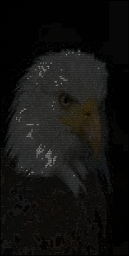
#> input picture output_files/Eagle_output.png, 129 x 256 px, shrunk from 2727 x 5399 before the run; its folder holds only this picture in this run
$ python main.py --image output_files/Eagle_output.png --font output_files/Eagle_output.png
#> lines starting #> are read from the running program, lines starting #| are printed output that depends on the picture
#> in main, image is the input picture: PIL image 129x256 RGB; mean R, G, B 18.6, 18.3, 16.8
### progress_bar.py
import sys

class ProgressBar:
    """
    A simple text-based progress bar that updates dynamically in the console.

    Attributes:
        name (str, optional): Label for the progress bar (default: Loading).
        bar_width (int, optional): Total width of the progress bar in characters (default: 20).
        fill_char (str, optional): Character representing completed progress (default: █).
        empty_char (str, optional): Character representing remaining progress (default: ▒).
        bar_ends (tuple, optional): Characters enclosing the progress bar (e.g., brackets) (default: ([, ])).
        total (int, optional): The total value representing 100% completion (default: 100).
        progress (int, optional): The current progress value (default: 0).
    """

    def __init__(self, name="Loading", bar_width=20, fill_char="█", empty_char="▒", bar_ends=("[", "]"), progress=0, total=100):
        self.name = name
        self.bar_width = bar_width
        self.fill_char = fill_char
        self.empty_char = empty_char
        self.bar_ends = bar_ends
        self.total = total
        self.progress = progress


    def advance(self, step=1) -> None:
        """
        Increases progress by a given step, ensuring it does not exceed total.

        Args:
            step (int, optional): Amount to increment the progress (default: 1).

        Returns:
            None.
        """

        self.progress = min(self.progress + step, self.total)  # Prevent overflow


    def render(self, show_percentage=True) -> str:
        """
        Updates and displays the progress bar in the console.

        Args:
            show_percentage (bool, optional): Whether to display the current progress as a percentage (default: True).

        Returns:
            str: A string representation of the progress bar with optional percentage or fraction display.
            Returns an empty string if total is less than or equal to zero.

        """

        if self.total <= 0:
            return ""

        progress_ratio = self.progress / self.total
        filled_length = round(progress_ratio * self.bar_width)  # Number of filled characters
        empty_length = self.bar_width - filled_length  # Remaining characters

        # Construct the visual bar
        progress_bar = f"{self.bar_ends[0]}{self.fill_char * filled_length}{self.empty_char * empty_length}{self.bar_ends[1]}"

        # Format progress display
        progress_display = f"{progress_ratio * 100:.1f}%" if show_percentage else f"{self.progress}/{self.total}"

        # Return the progress bar
        return f"{self.name}: {progress_bar} {progress_display}"


    def update(self, step=1, show_percentage=True) -> None:
        """
        Updates and displays the progress bar in the console.

        Args:
            step (int, optional): Amount to increment the progress (default: 1).
            show_percentage (bool, optional): Whether to display the current progress as a percentage (default: True).

        Returns:
            None.
        """

        # Advance progress before updating the display
        self.advance(step)

        # Use carriage return '\r' to overwrite the same line
        sys.stdout.write(f"\r{self.render(show_percentage)}")
        sys.stdout.flush()

        # If task is completed, print a new line to start fresh for next task
        if self.progress >= self.total:
            print()

### main.py
"""
Program Name: Colored Ascii Art Generator
Author: woodsj1206 (https://github.com/woodsj1206)
Description: This program converts an image into colored ascii art.
Date Created: 3/7/25
Last Modified: 3/11/25
"""

import argparse
from PIL import Image, ImageOps, ImageDraw, ImageFont
from progress_bar import ProgressBar

# ASCII character gradient from darkest (space) to lightest (0)
ASCII_CHARS = (
    "   ...,,,___---~~~```'''\"\"\"^^^***:::;;;!!!???<<<>>>+++((())){{{}}}[[[]]]///\\\\\\|||111iiilllffftttjjjCCCUUULLLIIIVVV77TTJJYY222SSSZZZvvvssszzzxxxrrrcccuuuoooeeeaaapppqqqyyygggnnnwwwmmmbbbdddkkkhhhDDDOOOQQQAAAFFFHHH334455XX66GGKKEEPPRR88BB99NNWWMM&&%%##@@@000"
)


def convert_image_to_colored_ascii(image: Image.Image) -> list[list[str]]:
    """
    Converts an image to colored ASCII art.

    Args:
        image (PIL.Image.Image): PIL Image object (RGB).

    Returns:
        list[list[str]]: 2D list of ANSI-colored ASCII characters.

    """

    # Convert image to grayscale
    grayscale_img = ImageOps.grayscale(image)
    width, height = image.size
#> width = 129; height = 256

    grayscale_pixels = grayscale_img.load()
    color_pixels = image.load()

    # Create ASCII art array
    ascii_array = [[""] * width for _ in range(height)]

    # Create a progress bar
    progress_bar = ProgressBar("Coverting Image To Colored Ascii", total=height * width)

    for i in range(0, width):
      for j in range(0, height):
        grayscale_value = grayscale_pixels[i, j]
        r, g, b = color_pixels[i, j]
        ascii_array[j][i] = (ASCII_CHARS[int(grayscale_value % len(ASCII_CHARS))], r, g, b)
        progress_bar.update()

    return ascii_array


def display_colored_ascii(ascii_art: list[list[str]]) -> None:
    """
    Prints a colored ASCII image to the console using ANSI escape codes.

    Args:
        ascii_art (list[list[str]]): A 2D list where each element is a tuple (char, r, g, b).
                          - char: ASCII character.
                          - r, g, b: RGB color values (0-255).

    Returns:
        None. Prints the colored ASCII image to the console.

    """

    for row in ascii_art:
        for char, r, g, b in row:
            print(rgb_char(char, r, g, b), end="")  # Print colored character without newline
        print()  # Move to the next line after printing a row


def rgb_char(char: str, r: int, g: int, b: int) -> str:
    """
    Colors an ASCII character using ANSI escape codes.

    Args:
        char (str): ASCII character.
        r (int): Red (0-255).
        g (int): Green (0-255).
        b (int): Blue (0-255).

    Returns:
        str: ANSI-colored ASCII character string.

    """

    return f"\033[38;2;{r};{g};{b}m{char}\033[0m"


def save_ascii_as_image(image: Image.Image, ascii_array: list[list[str]], font_path: str, output_path="ascii_image", font_size=12, bg_color=(0, 0, 0), width_spacing=0, height_spacing=0) -> None:
    """
    Saves the colored ASCII output as an image.

    Args:
        image (PIL.Image.Image): PIL Image object (RGB).
        ascii_array (list[list[str]]): 2D list of ANSI-colored ASCII characters to be rendered onto the output image.
        font_path (str): Path to the TrueType (.ttf) font file to use for rendering the ASCII characters.
        output_path (str, optional): Filename (without extension) for saving the output image (default: "ascii_image").
        font_size (int, optional): Size of the font to be used when drawing each ASCII character (default: 12).
        bg_color (tuple, optional): Background color of the output image, provided as an RGB tuple (default: black, (0, 0, 0)).
        width_spacing (int, optional): Horizontal spacing between ASCII characters (default: 0).
        height_spacing (int, optional): Vertical spacing between lines of ASCII characters (default: 0).

    Returns:
        None. The function saves the rendered image to the specified output path.

    """
#> called with font_path = 'output_files/Eagle_output.png', output_path = 'Eagle_output', font_size = 12, bg_color = (0, 0, 0), width_spacing = 0, height_spacing = 0

    # Load a font
    font = ImageFont.truetype(font_path, font_size)

    max_char_width = 0
    max_char_height = 0

    # Get character dimensions
    for char in ASCII_CHARS:
      bbox = font.getbbox(char, anchor="mm")  # Bounding box (left, top, right, bottom)
      max_char_width = max(max_char_width, (bbox[2] - bbox[0]))  # Width
      max_char_height = max(max_char_height, bbox[3] - bbox[1] + 2)  # Height

    width, height = image.size

    # Create a new image with a solid background
    img = Image.new("RGB",
                    (max_char_width + width * (max_char_width + width_spacing), max_char_height + height * (max_char_height + height_spacing)),
                    bg_color)
#> img: PIL image 1560x3598 RGB; every value is 0
    draw = ImageDraw.Draw(img)

    # Create a progress bar
    progress_bar = ProgressBar("Creating Image", total=height * width)

    # Draw ASCII characters
    for y, row in enumerate(ascii_array):
        for x, (char, r, g, b) in enumerate(row):  # row[x] contains (char, r, g, b)
            draw.text((max_char_width + x * (max_char_width + width_spacing), max_char_height + y * (max_char_height + height_spacing)),
                      char,
                      font=font,
                      fill=(r, g, b),
                      anchor="mm"
                      )
            progress_bar.update()


    # Save the image
    file_path = f"output_files/{output_path}_output.png"
    img.save(file_path)
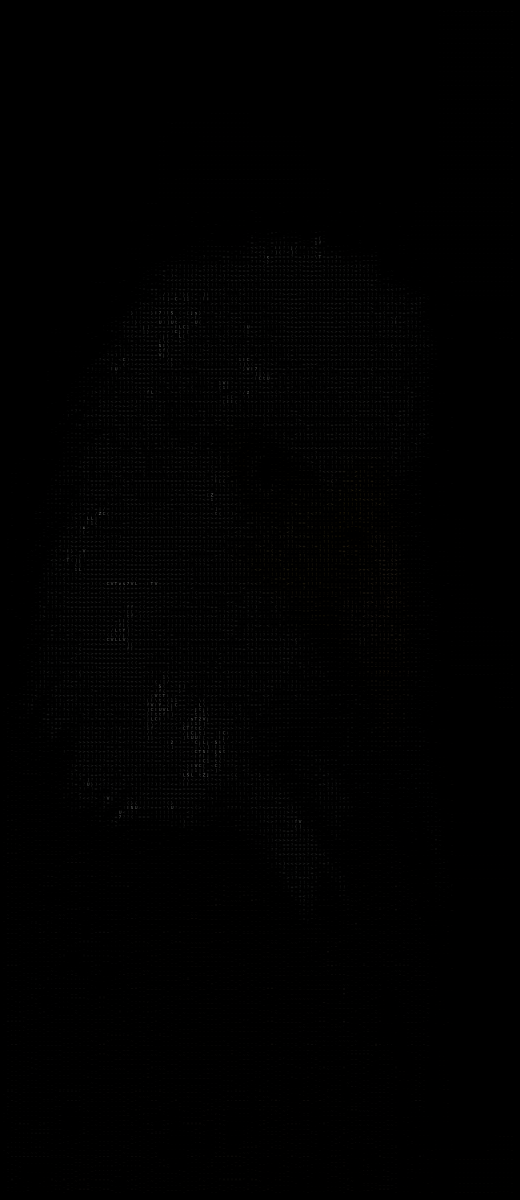
#> saved as Eagle_output_output.png: PIL image 1560x3598 RGB (shown at 1/3 size); mean R, G, B 1, 1, 0.9
    print(f"Done: ASCII image saved as {output_path}_output.png")


def main():
    # Argument parser setup
    parser = argparse.ArgumentParser(description="Convert an image into colored ASCII art.")
    parser.add_argument("--print", action="store_true", help="Display the ASCII art in the console.")
    parser.add_argument("--image", type=str, required=True, help="Path to the image file.")
    parser.add_argument("--font", type=str, required=True, help="Path to the font file.")
    parser.add_argument("--font-size", type=int, default=12, help="Font size for the ASCII image. (default: 12)")
    parser.add_argument("--width-spacing", type=int, default=0, help="Extra spacing between characters. (default: 0)")
    parser.add_argument("--height-spacing", type=int, default=0, help="Extra spacing between lines of characters. (default: 0)")
    parser.add_argument("--bg-color", type=str, default="0,0,0", help="Background color in R,G,B format. (default: 0,0,0)")

    # Parse arguments
    args = parser.parse_args()    # Load the image
    image_path = args.image
    image_name = image_path.split("/")[1].split(".")[0]
    image = Image.open(image_path)

    # Convert image to ASCII representation with color
    ascii_art = convert_image_to_colored_ascii(image)

    # Define font settings for image rendering
    font_path = args.font
    font_size = args.font_size
    width_spacing = args.width_spacing
    height_spacing = args.height_spacing
    background_color = tuple(map(int, args.bg_color.split(",")))  # (R, G, B)

    # Save the ASCII representation as an image
    save_ascii_as_image(
        image,
        ascii_art,
        font_path,
        font_size=font_size,
        output_path=image_name,
        width_spacing=width_spacing,
        height_spacing=height_spacing,
        bg_color=background_color
        )

    # Display the ASCII art in the console with colors
    if args.print:
        display_colored_ascii(ascii_art)


if __name__ == "__main__":
    main()
